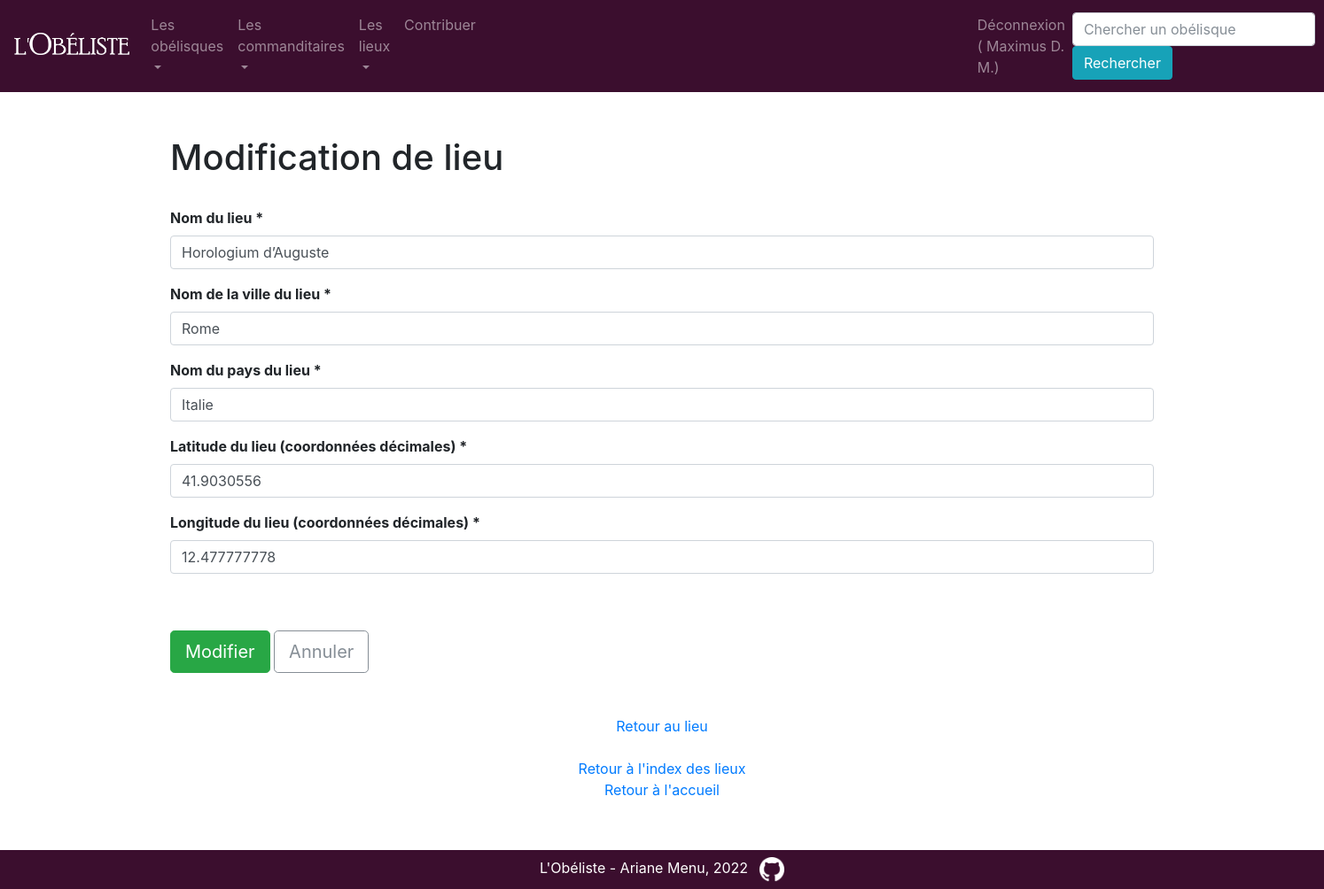
The app's page /lieu/12/update (signed in), older data.
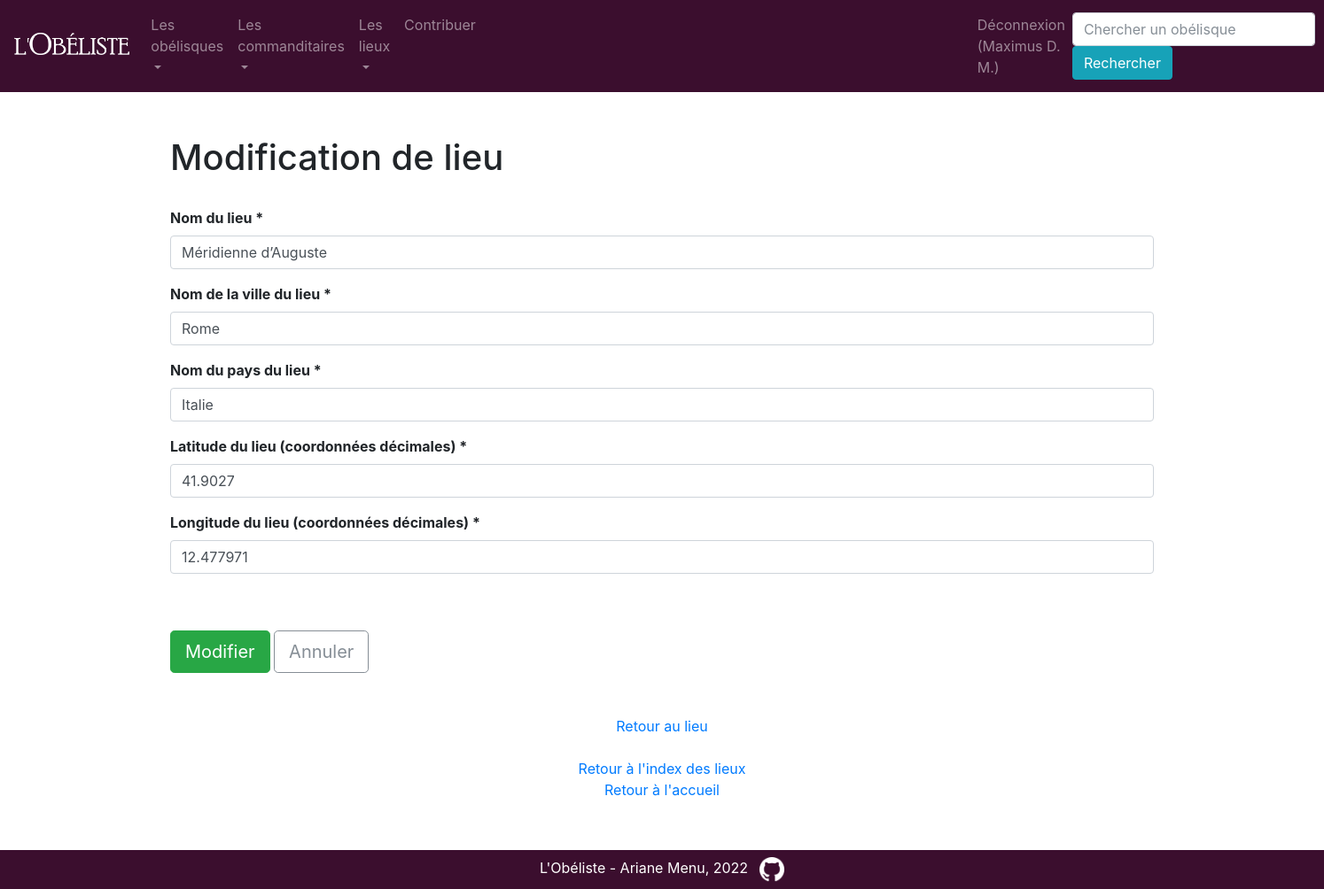
The same page, newer data.
### app/modeles/donnees.py (models this page shows, shortened)
class Localisation(db.Model):
    localisation_id = db.Column(db.Integer, unique=True, nullable=False, primary_key=True, autoincrement=True)
    localisation_lieu = db.Column(db.Text)
    localisation_ville = db.Column(db.Text)
    localisation_pays = db.Column(db.Text)
    localisation_longitude = db.Column(db.Float)
    localisation_latitude = db.Column(db.Float)
    erige = db.relationship("Erige", back_populates="localisation")
    authorships = db.relationship("Authorship", back_populates="localisation")

### app/routes/generic.py (the view, shortened to what this page needs)
@app.route("/lieu/<int:localisation_id>/update", methods=["GET", "POST"])
@login_required
def localisation_update(localisation_id):
    editable = Localisation.query.get_or_404(localisation_id)
    erreurs = []
    updated = False
    return render_template(
        "pages/lieu_form_update.html",
        localisation=editable,
        erreurs=erreurs,
        updated=updated
    )

### app/modeles/utilisateurs.py (called while the page is built)
@login.user_loader
def trouver_utilisateur_via_id(identifiant):
    return User.query.get(int(identifiant))

### app/templates/pages/lieu_form_update.html (shortened to what this page needs)
{% extends "conteneur.html" %}
{% block corps %}
<h1>Modification de lieu</h1>
<br>
{% if localisation %}
<form method="POST">
    <div class="mb-3">
        <label for="localisation_lieu" class="form-label"><b>Nom du lieu *</b></label>
        <input type="text" name="localisation_lieu" class="form-control" id="localisation_lieu"
               value="{{localisation.localisation_lieu}}"/>
    </div>
    <div class="mb-3">
        <label for="localisation_ville" class="form-label"><b>Nom de la ville du lieu *</b></label>
        <input type="text" name="localisation_ville" class="form-control" id="localisation_ville"
               value="{{localisation.localisation_ville}}"/>
    </div>
    <div class="mb-3">
        <label for="localisation_pays" class="form-label"><b>Nom du pays du lieu *</b></label>
        <input type="text" name="localisation_pays" class="form-control" id="localisation_pays"
               value="{{localisation.localisation_pays}}"/>
    </div>
    <div class="mb-3">
        <label for="localisation_latitude" class="form-label"><b>Latitude du lieu (coordonnées décimales) *</b></label>
        <input type="number" step="any" name="localisation_latitude" class="form-control" id="localisation_latitude"
               value="{{localisation.localisation_latitude}}"/>
    </div>
    <div class="mb-3">
        <label for="localisation_longitude" class="form-label"><b>Longitude du lieu (coordonnées décimales)
            *</b></label>
        <input type="number" step="any" name="localisation_longitude" class="form-control" id="localisation_longitude"
               value="{{localisation.localisation_longitude}}"/>
    </div>
    <br>
    <br>
    <button class="btn btn-success btn-lg" type="submit">Modifier</button>
    <a href="{{url_for('localisation', localisation_id=localisation.localisation_id)}}"
       class="btn btn-outline-secondary btn-lg">Annuler</a>
</form>
<br>
<br>
{% endif %}
<div align="center">
    <a href="{{url_for('localisation', localisation_id=localisation.localisation_id)}}">Retour au lieu</a>
    <br>
    <br>
    <a href="{{url_for('index_lieux')}}">Retour à l'index des lieux</a>
    <br>
    <a href="{{url_for('accueil')}}">Retour à l'accueil</a>
</div>
{% endblock %}

Row changes from the older to the newer data that the page shows:
changed Localisation "Rome": localisation_lieu "Horologium d’Auguste" → "Méridienne d’Auguste"; localisation_latitude "41.9030556" → "41.9027"; localisation_longitude "12.477777778" → "12.477971"
